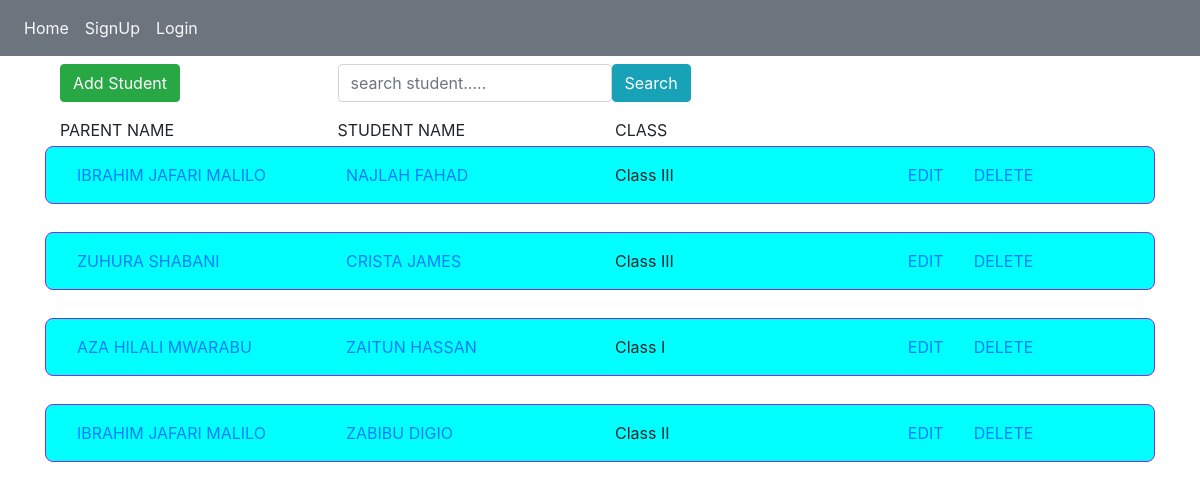
The page /student_list/ on the database its author committed.
### result_app/models.py (models this page shows, shortened)
class Student(models.Model):
    parent=models.ForeignKey(settings.AUTH_USER_MODEL,on_delete=models.CASCADE,blank=True,null=True)
    full_name=models.CharField(max_length=100)
    class_level=models.ForeignKey('LevelClass',on_delete=models.CASCADE)

class User(AbstractBaseUser,PermissionsMixin):
    email=models.EmailField(unique=True,blank=False,null=False)
    password=models.CharField(max_length=200)
    full_name=models.CharField(unique=True,max_length=90,blank=True,null=True)
    phone_1=models.CharField(max_length=50)
    phone_2=models.CharField(max_length=50)
    is_active=models.BooleanField(default=True,blank=True,null=True)
    is_staff=models.BooleanField(default=False,blank=True,null=True)
    is_superuser=models.BooleanField(default=False,blank=True,null=True)
    USERNAME_FIELD='email'
    EMAIL_FIELD='email'
    REQUIRED_FIELDS=[]
    objects=CustomUserManager()

class LevelClass(models.Model):
    name=models.CharField(max_length=200)
    class Meta:
        verbose_name_plural='LevelClasses'
    def __str__(self):
        return self.name

### result_app/views.py (the view)
# urls.py: path('student_list/',views.Student_list.as_view(),name='student_list'),
class Student_list(ListView):
    model=Student
    context_object_name='students'
    template_name='student_list.html'

### templates/student_list.html (shortened to what this page needs)
{% extends 'base.html' %}
{% block content %}
<div class="container">
        <div class="row mt-2">
            <div class="col-3">
                <a href="" class="btn btn-success">Add Student</a>
            </div>
            <div class="col-9">
                <div class="row">
                    <div class="col-12">
                        <form class="form form-inline"  method="get">
                            <input type="text" name="search" placeholder="search student....." class="form-control"><button class="btn btn-info" type="submit">Search</button>
                        </form>
                    </div>
                </div>
            </div>
        </div>
    {% if search %}
    {% else %}
            <div class="row mt-3">
                <div class="col-3">PARENT NAME</div>
                <div class="col-3">STUDENT NAME</div>
                <div class="col-1">CLASS</div>
                <div class="col-3"></div>
                <div class="col-2"></div>
            </div>
            {% for student in students %}
            <div class="row p-3 mt-1" style="background-color: aqua;border: 1px solid blueviolet; border-radius: 8px;">
                <div class="col-3"><a href="{% url 'parent_detail' student.parent.id %}">{{student.parent.full_name}}</a></div>
                <div class="col-3"><a href="{% url 'student_detail' student.id %}">{{student.full_name}}</a></div>
                <div class="col-1">{{student.class_level}}</div>
                <div class="col-3 text-right"><a href="">EDIT</a></div>
                <div class="col-2"><a href="">DELETE</a></div>
            </div>
            <br>
            {% endfor %}
    {% endif %}
</div>
{% endblock %}

### templates/base.html (shortened to what this page needs)
<!DOCTYPE html>
<html lang="en">
<head>
    <link rel="stylesheet" href="https://cdnjs.cloudflare.com/ajax/libs/font-awesome/4.7.0/css/font-awesome.min.css">
    <link rel="stylesheet" href="https://cdn.jsdelivr.net/npm/bootstrap@4.0.0/dist/css/bootstrap.min.css">
</head>
<body>
    {% include 'navbar.html' %}
    <div class="container">
        {% block content %}
        {% endblock %}
    </div>
</body>
</html>

### templates/navbar.html (shortened to what this page needs)
<nav class="navbar navbar-expand-lg navbar-light bg-secondary">
    <div class="collapse navbar-collapse" id="navbarNavAltMarkup">
      <div class="navbar-nav">
        <a class="nav-item nav-link text-light active" href="{% url 'home' %}">Home <span class="sr-only">(current)</span></a>
        {% if request.user.is_authenticated %}
        {% if user.is_superuser %}
        <a  class="nav-item nav-link text-light active" href="{% url 'dashboard' %}">Go to Dashboard</a>
        {% endif %}
         <div class="nav-item dropdown">
          <a href="" class="nav-link text-light dropdown-toggle" id="navbardrop" data-toggle="dropdown">{{user.email}}</a>
          <div class="dropdown-menu">
            <a href="{% url 'logout' %}" class="dropdown-item">Logout</a>
          </div>
         </div>
        {% else %}
        <a class="nav-item nav-link text-light" href="{% url 'signup' %}">SignUp</a>
        <a class="nav-item nav-link text-light" href="{% url 'login' %}">Login</a>
        {% endif %}
      </div>
    </div>
  </nav>

### rows shown on the page
Student: parent.full_name "IBRAHIM JAFARI MALILO", full_name "NAJLAH FAHAD", class_level "Class III"
Student: parent.full_name "ZUHURA SHABANI", full_name "CRISTA JAMES", class_level "Class III"
Student: parent.full_name "AZA HILALI MWARABU", full_name "ZAITUN HASSAN", class_level "Class I"
Student: parent.full_name "IBRAHIM JAFARI MALILO", full_name "ZABIBU DIGIO", class_level "Class II"
